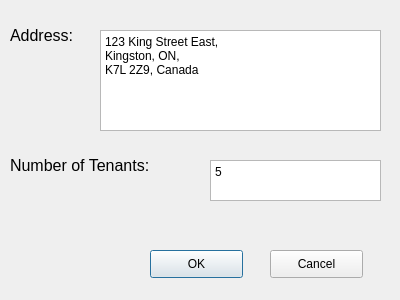
<?xml version="1.0" encoding="UTF-8"?>
<ui version="4.0">
 <class>propDialog</class>
 <widget class="QDialog" name="propDialog">
  <property name="geometry">
   <rect>
    <x>0</x>
    <y>0</y>
    <width>400</width>
    <height>300</height>
   </rect>
  </property>
  <property name="windowTitle">
   <string>Dialog</string>
  </property>
  <widget class="QTextEdit" name="numEdit">
   <property name="geometry">
    <rect>
     <x>210</x>
     <y>160</y>
     <width>171</width>
     <height>41</height>
    </rect>
   </property>
   <property name="html">
    <string>&lt;!DOCTYPE HTML PUBLIC &quot;-//W3C//DTD HTML 4.0//EN&quot; &quot;http://www.w3.org/TR/REC-html40/strict.dtd&quot;&gt;
&lt;html&gt;&lt;head&gt;&lt;meta name=&quot;qrichtext&quot; content=&quot;1&quot; /&gt;&lt;style type=&quot;text/css&quot;&gt;
p, li { white-space: pre-wrap; }
&lt;/style&gt;&lt;/head&gt;&lt;body style=&quot; font-family:'SimSun'; font-size:9pt; font-weight:400; font-style:normal;&quot;&gt;
&lt;p style=&quot; margin-top:0px; margin-bottom:0px; margin-left:0px; margin-right:0px; -qt-block-indent:0; text-indent:0px;&quot;&gt;5&lt;/p&gt;&lt;/body&gt;&lt;/html&gt;</string>
   </property>
  </widget>
  <widget class="QLabel" name="addLable">
   <property name="geometry">
    <rect>
     <x>10</x>
     <y>20</y>
     <width>81</width>
     <height>31</height>
    </rect>
   </property>
   <property name="font">
    <font>
     <pointsize>12</pointsize>
    </font>
   </property>
   <property name="text">
    <string>Address: </string>
   </property>
  </widget>
  <widget class="QLabel" name="numLable">
   <property name="geometry">
    <rect>
     <x>10</x>
     <y>150</y>
     <width>191</width>
     <height>31</height>
    </rect>
   </property>
   <property name="font">
    <font>
     <pointsize>12</pointsize>
    </font>
   </property>
   <property name="text">
    <string>Number of Tenants:</string>
   </property>
  </widget>
  <widget class="QTextEdit" name="addEdit">
   <property name="geometry">
    <rect>
     <x>100</x>
     <y>30</y>
     <width>281</width>
     <height>101</height>
    </rect>
   </property>
   <property name="html">
    <string>&lt;!DOCTYPE HTML PUBLIC &quot;-//W3C//DTD HTML 4.0//EN&quot; &quot;http://www.w3.org/TR/REC-html40/strict.dtd&quot;&gt;
&lt;html&gt;&lt;head&gt;&lt;meta name=&quot;qrichtext&quot; content=&quot;1&quot; /&gt;&lt;style type=&quot;text/css&quot;&gt;
p, li { white-space: pre-wrap; }
&lt;/style&gt;&lt;/head&gt;&lt;body style=&quot; font-family:'SimSun'; font-size:9pt; font-weight:400; font-style:normal;&quot;&gt;
&lt;p style=&quot; margin-top:0px; margin-bottom:0px; margin-left:0px; margin-right:0px; -qt-block-indent:0; text-indent:0px;&quot;&gt;123 King Street East,&lt;/p&gt;
&lt;p style=&quot; margin-top:0px; margin-bottom:0px; margin-left:0px; margin-right:0px; -qt-block-indent:0; text-indent:0px;&quot;&gt;Kingston, ON,&lt;/p&gt;
&lt;p style=&quot; margin-top:0px; margin-bottom:0px; margin-left:0px; margin-right:0px; -qt-block-indent:0; text-indent:0px;&quot;&gt;K7L 2Z9, Canada&lt;/p&gt;&lt;/body&gt;&lt;/html&gt;</string>
   </property>
  </widget>
  <widget class="QPushButton" name="ok">
   <property name="geometry">
    <rect>
     <x>150</x>
     <y>250</y>
     <width>93</width>
     <height>28</height>
    </rect>
   </property>
   <property name="text">
    <string>OK</string>
   </property>
  </widget>
  <widget class="QPushButton" name="cancel">
   <property name="geometry">
    <rect>
     <x>270</x>
     <y>250</y>
     <width>93</width>
     <height>28</height>
    </rect>
   </property>
   <property name="text">
    <string>Cancel</string>
   </property>
  </widget>
 </widget>
 <resources/>
 <connections/>
</ui>
